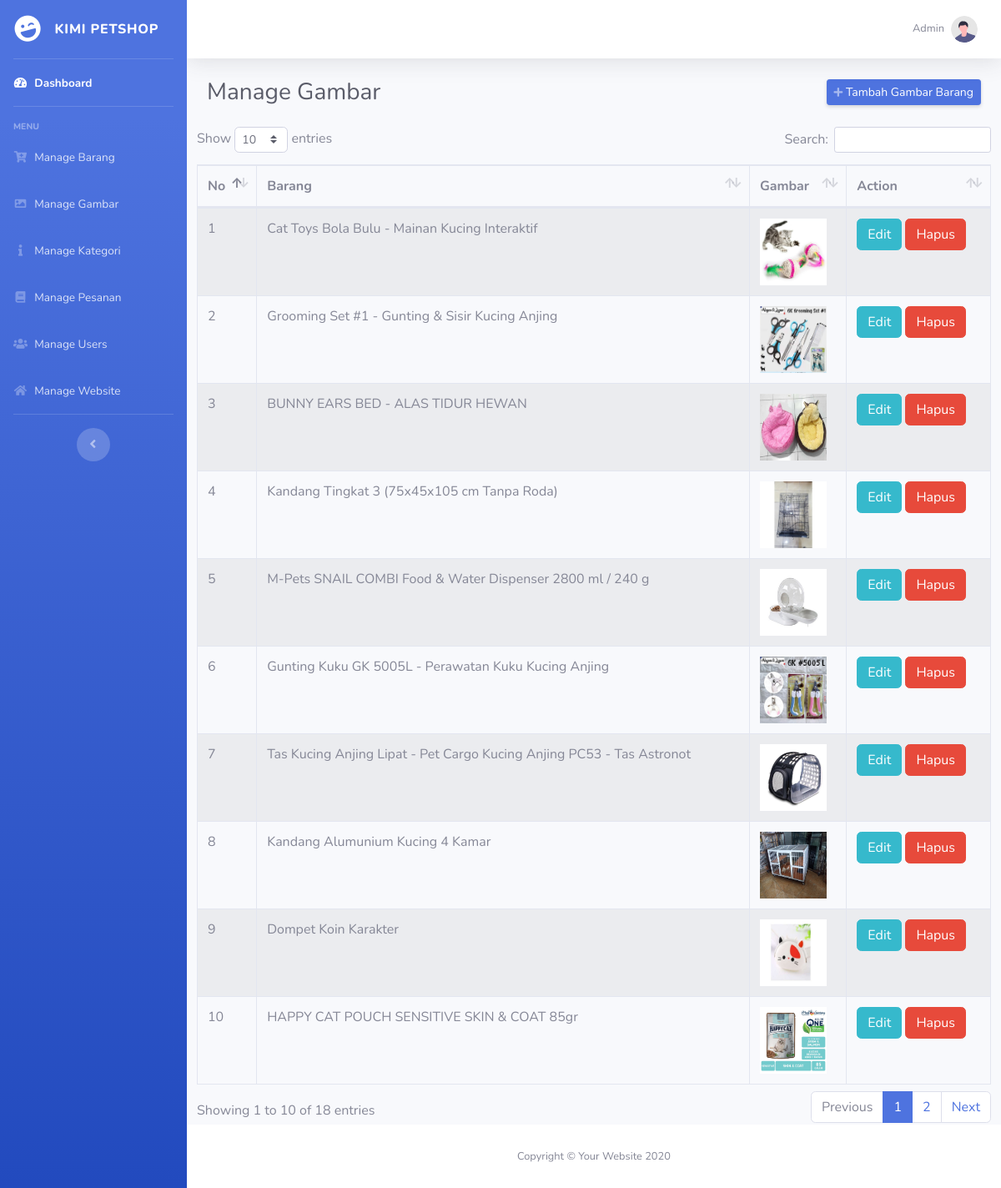
/admin/manage_gambar.php (signed in), run on the app's committed database.
### tables this page shows
CREATE TABLE `tbl_gambar` (
  `id_gambar` int(5) NOT NULL,
  `id_barang` int(5) NOT NULL,
  `gambar` text NOT NULL
);

### action/connect.php (called while the page is built, shortened)
<?php
$baseURL = "http://localhost/olshop_petshop/";
?>

### admin/manage_gambar.php (the view, shortened to what this page needs)
<?php
include '../action/connect.php';
function base_url($link){
    $link = empty($link) ? "" : $link;
    return "http://localhost/olshop_petshop/".$link;
}
?>
<!DOCTYPE html>
<html>
<head>
    <link href="<?= base_url('assets_admin/') ?>vendor/fontawesome-free/css/all.min.css" rel="stylesheet" type="text/css">
    <link href="<?= base_url('assets_admin/') ?>css/sb-admin-2.min.css" rel="stylesheet">
    <link rel="stylesheet" type="text/css" href="<?= base_url('assets_admin/vendor/datatables/dataTables.bootstrap4.min.css') ?>">
</head>
<body id="page-top">
    <div id="wrapper">
        <?php
        include('../view/admin/layout/sidebar.php');
         ?>
        <div id="content-wrapper" class="d-flex flex-column">
            <div id="content">
                <?php
                include('../view/admin/layout/topbar.php');
                 ?>
                <div class="container-fluid">
                    <div class="d-sm-flex align-items-center justify-content-between mb-4">
                        <h1 class="h3 mb-0 text-gray-800">Manage Gambar</h1>
                        <a data-toggle="modal" data-target="#tambahModal" class="d-none d-sm-inline-block btn btn-sm btn-primary shadow-sm"><i
                                class="fas fa-plus fa-sm text-white-50"></i> Tambah Gambar Barang</a>
                    </div>
                    <div class="row">
                        <div class="table-responsive">
                            <table class="table table-bordered table-striped table-hovered">
                                <thead>
                                    <tr>
                                        <th>No</th>
                                        <th>Barang</th>
                                        <th>Gambar</th>
                                        <th>Action</th>
                                    </tr>
                                </thead>
                                <tbody>
                                    <?php
                                    $no=1;
                                        $queryGetGambar = "select g.*,b.nama_barang from tbl_gambar g inner join tbl_barang b on g.id_barang = b.id_barang group by g.gambar";
                                        $result = mysqli_query($conn,$queryGetGambar);
                                        while($row = mysqli_fetch_array($result)){
                                    ?>
                                    <tr>
                                        <td><?= $no++; ?></td>
                                        <td><?= $row['nama_barang'] ; ?></td>
                                        <td><img width="80" height="80" src="<?= $baseURL."uploads/".$row['gambar'] ?>"></td>
                                        <td>
                                            <a data-gambar="<?= $row['gambar'] ?>" data-name="<?= $row['nama_barang'] ?>" data-id="<?= $row['id_gambar']; ?>" href="" class="btn btn-info btn-edit" data-toggle="modal" data-target="#editModal" >Edit</a>
                                             <a href="" class="btn btn-danger btn-hapus">Hapus</a>
                                            </td>
                                    </tr>
                                <?php } ?>
                                </tbody>
                            </table>
                        </div>
                    </div>
                </div>
            </div>
            <?php
            include('../view/admin/layout/footer.php');
             ?>
        </div>
    </div>
</body>
</html>

### data on the page
tbl_gambar: nama_barang "Cat Toys Bola Bulu - Mainan Kucing Interaktif", gambar (picture)
tbl_gambar: nama_barang "Grooming Set #1 - Gunting & Sisir Kucing Anjing", gambar (picture)
tbl_gambar: nama_barang "BUNNY EARS BED - ALAS TIDUR HEWAN", gambar (picture)
tbl_gambar: nama_barang "Kandang Tingkat 3 (75x45x105 cm Tanpa Roda)", gambar (picture)
tbl_gambar: nama_barang "M-Pets SNAIL COMBI Food & Water Dispenser 2800 ml / 240 g", gambar (picture)
tbl_gambar: nama_barang "Gunting Kuku GK 5005L - Perawatan Kuku Kucing Anjing", gambar (picture)
tbl_gambar: nama_barang "Tas Kucing Anjing Lipat - Pet Cargo Kucing Anjing PC53 - Tas Astronot", gambar (picture)
tbl_gambar: nama_barang "Kandang Alumunium Kucing 4 Kamar", gambar (picture)
tbl_gambar: nama_barang "Dompet Koin Karakter", gambar (picture)
tbl_gambar: nama_barang "HAPPY CAT POUCH SENSITIVE SKIN & COAT 85gr", gambar (picture)
